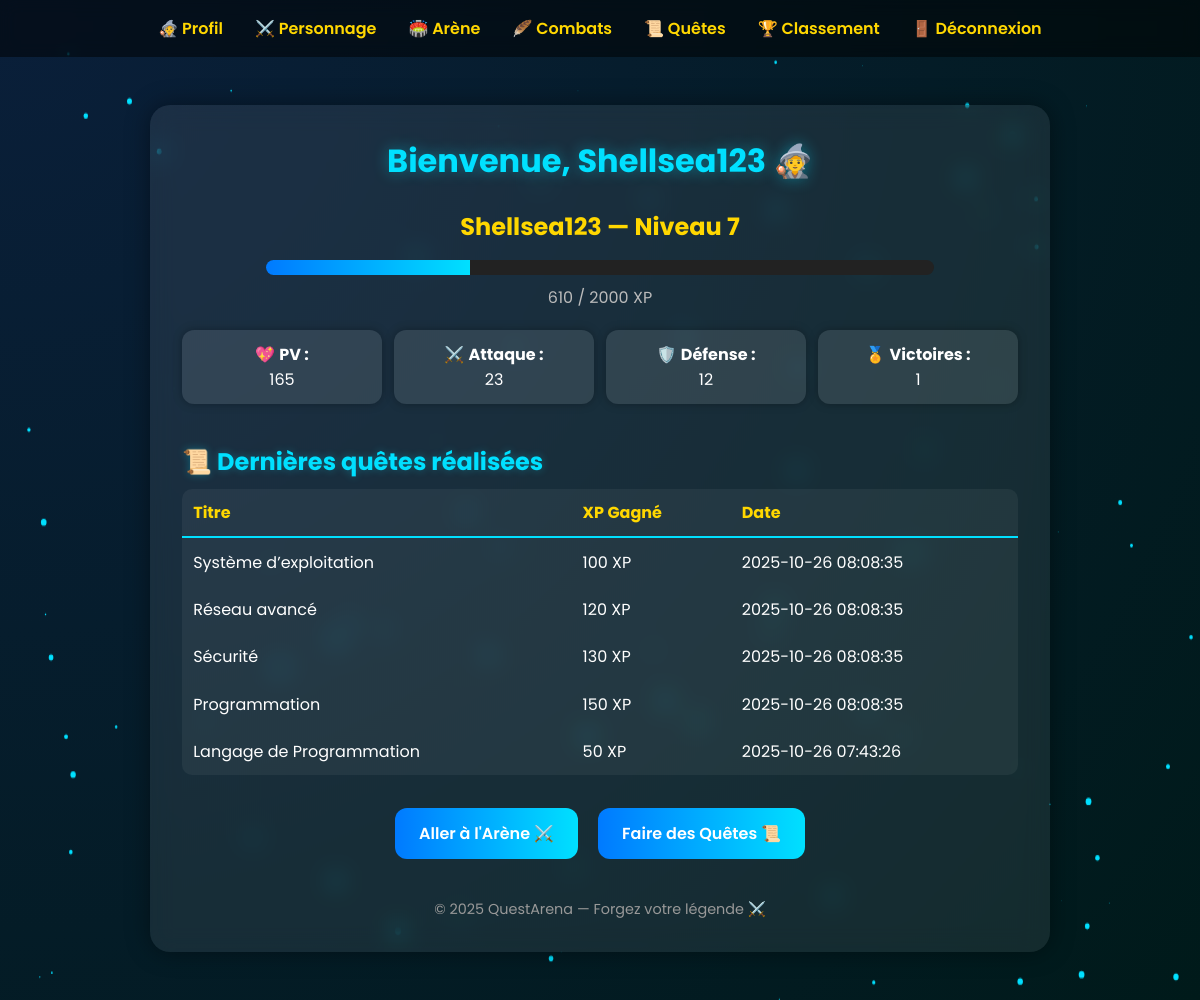
Screenshot of /Views/profil.php (signed in) with the database file from the repository.
### tables this page shows
CREATE TABLE `personnage` (
  `id` int(11) NOT NULL,
  `joueur_id` int(11) DEFAULT NULL,
  `nom` varchar(50) DEFAULT NULL,
  `niveau` int(11) DEFAULT 1,
  `points_vie` int(11) DEFAULT 100,
  `attaque` int(11) DEFAULT 10,
  `defense` int(11) DEFAULT 5,
  `experience` int(11) DEFAULT 0,
  `victoires` int(11) DEFAULT 0
);

CREATE TABLE `quete_joueur` (
  `id` int(11) NOT NULL,
  `joueur_id` int(11) NOT NULL,
  `quete_id` int(11) NOT NULL,
  `date_realisation` datetime DEFAULT current_timestamp()
);

CREATE TABLE `quete` (
  `id` int(11) NOT NULL,
  `titre` varchar(100) NOT NULL,
  `question` text NOT NULL,
  `option1` varchar(255) DEFAULT NULL,
  `option2` varchar(255) DEFAULT NULL,
  `option3` varchar(255) DEFAULT NULL,
  `option4` varchar(255) DEFAULT NULL,
  `bonne_reponse` varchar(255) DEFAULT NULL,
  `recompense_xp` int(11) DEFAULT 50,
  `niveau` int(11) DEFAULT 1
);

### Views/profil.php (the view, shortened to what this page needs)
<?php
$db = new Database();
$pdo = $db->getConnection();
$joueurId = $_SESSION['joueur_id'];
$stmt = $pdo->prepare("SELECT * FROM personnage WHERE joueur_id = ?");
$stmt->execute([$joueurId]);
$personnage = $stmt->fetch(PDO::FETCH_ASSOC);
$stmtQ = $pdo->prepare("
    SELECT q.titre, q.recompense_xp, qj.date_realisation
    FROM quete_joueur qj
    JOIN quete q ON q.id = qj.quete_id
    WHERE qj.joueur_id = ?
    ORDER BY qj.date_realisation DESC
    LIMIT 5
");
$stmtQ->execute([$joueurId]);
$quetes = $stmtQ->fetchAll(PDO::FETCH_ASSOC);
function h($s) { return htmlspecialchars($s, ENT_QUOTES, 'UTF-8'); }
?>
<!DOCTYPE html>
<html lang="fr">
<head>
</head>
<body>
<canvas id="particles"></canvas>
<header>
  <a href="profil.php">🧙 Profil</a>
  <a href="personnage.php">⚔️ Personnage</a>
  <a href="arene.php">🏟️ Arène</a>
  <a href="combat.php">🪶 Combats</a>
  <a href="quetes.php">📜 Quêtes</a>
  <a href="classement.php">🏆 Classement</a>
  <a href="../index.php">🚪 Déconnexion</a>
</header>
<div class="container">
  <h1>Bienvenue, <?= h($_SESSION['pseudo']); ?> 🧙</h1>
  <?php if ($personnage): ?>
  <div class="card">
    <h2><?= h($personnage['nom']); ?> — Niveau <?= (int)$personnage['niveau']; ?></h2>
    <?php
      $xpActuelle = (int)$personnage['experience'];
      $xpMax = ($personnage['niveau'] < 5) ? ($personnage['niveau'] * 200) : 2000;
      $progress = min(100, ($xpActuelle / $xpMax) * 100);
      $niveauUp = $xpActuelle >= $xpMax;
    ?>
    <div class="xp-bar <?= $niveauUp ? 'level-up-glow' : '' ?>">
      <div class="xp-fill" style="width: <?= $progress ?>%;"></div>
    </div>
    <p class="xp-text"><?= $xpActuelle ?> / <?= $xpMax ?> XP</p>
    <div class="stat-grid">
      <div class="stat">💖 <strong>PV :</strong><br><?= (int)$personnage['points_vie']; ?></div>
      <div class="stat">⚔️ <strong>Attaque :</strong><br><?= (int)$personnage['attaque']; ?></div>
      <div class="stat">🛡️ <strong>Défense :</strong><br><?= (int)$personnage['defense']; ?></div>
      <div class="stat">🏅 <strong>Victoires :</strong><br><?= (int)$personnage['victoires']; ?></div>
    </div>
  </div>
  <?php else: ?>
    <p>❌ Aucun personnage trouvé pour ce joueur.</p>
  <?php endif; ?>
  <div class="recent">
    <h2>📜 Dernières quêtes réalisées</h2>
    <?php if ($quetes): ?>
      <table>
        <tr><th>Titre</th><th>XP Gagné</th><th>Date</th></tr>
        <?php foreach ($quetes as $q): ?>
          <tr>
            <td><?= h($q['titre']); ?></td>
            <td><?= (int)$q['recompense_xp']; ?> XP</td>
            <td><?= h($q['date_realisation']); ?></td>
          </tr>
        <?php endforeach; ?>
      </table>
    <?php else: ?>
      <p>Aucune quête complétée pour le moment… Pars à l’aventure ! ⚔️</p>
    <?php endif; ?>
  </div>
  <div style="text-align:center;margin-top:25px;">
    <a href="arene.php" class="btn">Aller à l'Arène ⚔️</a>
    <a href="quetes.php" class="btn">Faire des Quêtes 📜</a>
  </div>
  <div class="footer">© <?= date('Y'); ?> QuestArena — Forgez votre légende ⚔️</div>
</div>
<script>
// === FOND DE PARTICULES ===
const canvas=document.getElementById("particles");
const ctx=canvas.getContext("2d");
let particles=[];
function resize(){canvas.width=innerWidth;canvas.height=innerHeight;}
window.addEventListener("resize",resize);resize();
class Particle{constructor(){this.x=Math.random()*canvas.width;this.y=Math.random()*canvas.height;this.size=Math.random()*3;this.speedX=(Math.random()-.5);this.speedY=(Math.random()-.5);}
update(){this.x+=this.speedX;this.y+=this.speedY;if(this.x<0||this.x>canvas.width)this.speedX*=-1;if(this.y<0||this.y>canvas.height)this.speedY*=-1;}
draw(){ctx.beginPath();ctx.arc(this.x,this.y,this.size,0,Math.PI*2);ctx.fillStyle="#00e0ff";ctx.fill();}}
for(let i=0;i<100;i++)particles.push(new Particle());
function animate(){ctx.clearRect(0,0,canvas.width,canvas.height);particles.forEach(p=>{p.update();p.draw();});requestAnimationFrame(animate);}
animate();
// === ANIMATION XP ===
document.addEventListener('DOMContentLoaded',()=>{
  document.querySelectorAll('.xp-fill').forEach(bar=>{
    const width=bar.style.width;bar.style.width='0%';
    setTimeout(()=>bar.style.width=width,300);
  });
  // effet sonore (optionnel)
  const lvlUp=document.querySelector('.level-up-popup');
  if(lvlUp){
    const audio=new Audio('https://cdn.pixabay.com/download/audio/2022/03/15/audio_d4f16e2d1f.mp3?filename=level-up-191997.mp3');
    audio.volume=0.3;audio.play();
  }
});
</script>
</body>
</html>

### Views/profil.php (style rules this page uses)
* { margin:0;padding:0;box-sizing:border-box;font-family:'Poppins',sans-serif; }
body { background:radial-gradient(circle at top left,#0a1f3a,#001a1a);color:#fff;overflow-x:hidden;min-height:100vh; }
canvas#particles { position:fixed;top:0;left:0;width:100%;height:100%;z-index:0; }
.container { position:relative;z-index:2;max-width:900px;margin:3rem auto;padding:2rem;background:rgba(255,255,255,0.08);backdrop-filter:blur(12px);border-radius:20px;box-shadow:0 0 25px rgba(0,0,0,0.4); }
h1 { text-align:center;font-size:2rem;margin-bottom:1.5rem;color:#00e0ff;text-shadow:0 0 15px rgba(0,224,255,0.4); }
.card { text-align:center; }
.card h2 { color:#ffd700;margin-bottom:1rem; }
.xp-bar { background:#222;border-radius:10px;overflow:hidden;width:80%;margin:10px auto;height:15px;position:relative; }
.xp-fill { background:linear-gradient(90deg,#007aff,#00e0ff);height:100%;width:0%;transition:width 1s ease-in-out; }
.xp-text { text-align:center;margin-top:0.5rem;color:#bbb; }
.stat-grid { display:grid;grid-template-columns:repeat(auto-fit,minmax(180px,1fr));gap:12px;margin-top:20px; }
.stat { background:rgba(255,255,255,0.1);border-radius:12px;padding:12px;text-align:center;box-shadow:0 0 10px rgba(0,0,0,0.3);transition:0.3s; }
.recent { margin-top:40px; }
.recent h2 { color:#00e0ff;margin-bottom:10px;text-shadow:0 0 8px rgba(0,224,255,0.3); }
table { width:100%;border-collapse:collapse;background:rgba(255,255,255,0.05);border-radius:10px;overflow:hidden; }
th,td { padding:0.7rem;text-align:left; }
th { color:#ffd700;border-bottom:2px solid #00e0ff; }
.btn { display:inline-block;text-decoration:none;color:white;background:linear-gradient(90deg,#007aff,#00e0ff);padding:0.8rem 1.5rem;border-radius:12px;font-weight:600;margin:0.5rem;transition:all 0.3s ease; }
.footer { text-align:center;margin-top:2rem;color:#999;font-size:0.9rem; }
header { display:flex;justify-content:center;gap:2rem;padding:1rem;background:rgba(0,0,0,0.5);backdrop-filter:blur(8px); }
header a { text-decoration:none;color:#ffd700;font-weight:600;transition:0.3s; }

### rows the page displays
personnage: nom "Shellsea123", niveau "7", experience "610", niveau "2000", points_vie "165", attaque "23", defense "12", victoires "1"
quete_joueur: quete.titre "Système d’exploitation", quete.recompense_xp "100", date_realisation "2025-10-26 08:08:35"
quete_joueur: quete.titre "Réseau avancé", quete.recompense_xp "120", date_realisation "2025-10-26 08:08:35"
quete_joueur: quete.titre "Sécurité", quete.recompense_xp "130", date_realisation "2025-10-26 08:08:35"
quete_joueur: quete.titre "Programmation", quete.recompense_xp "150", date_realisation "2025-10-26 08:08:35"
quete_joueur: quete.titre "Langage de Programmation", quete.recompense_xp "50", date_realisation "2025-10-26 07:43:26"

### other values shown
$_SESSION['pseudo'] "Shellsea123"
